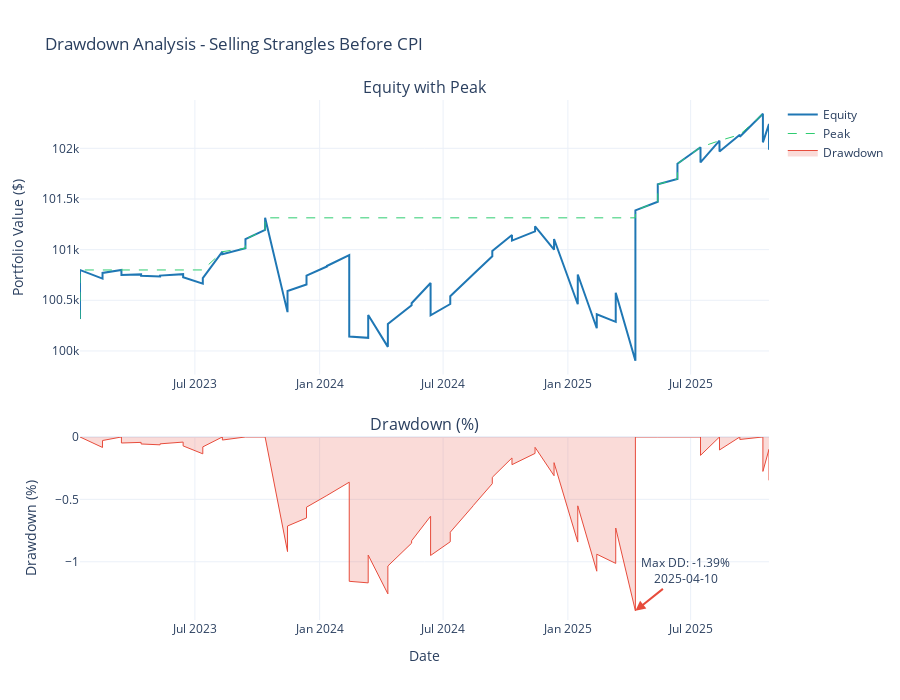

This figure's notebook cell:
### Markdown cell above
## 📉 Drawdown Analysis

Visualize the drawdown pattern to understand the strategy's downside risk:

### Code cell
# Calculate drawdown
pnl_df['Peak'] = pnl_df['Equity'].cummax()
pnl_df['Drawdown'] = ((pnl_df['Equity'] - pnl_df['Peak']) / pnl_df['Peak']) * 100

# Find max drawdown
max_dd_idx = pnl_df['Drawdown'].idxmin()
max_dd_date = pnl_df.loc[max_dd_idx, 'Date']
max_dd_value = pnl_df.loc[max_dd_idx, 'Drawdown']

# Create subplots
fig = make_subplots(
    rows=2, cols=1,
    subplot_titles=('Equity with Peak', 'Drawdown (%)'),
    row_heights=[0.6, 0.4],
    vertical_spacing=0.12
)

# Equity and Peak
fig.add_trace(
    go.Scatter(
        x=pnl_df['Date'],
        y=pnl_df['Equity'],
        mode='lines',
        name='Equity',
        line=dict(color='#1f77b4', width=2)
    ),
    row=1, col=1
)

fig.add_trace(
    go.Scatter(
        x=pnl_df['Date'],
        y=pnl_df['Peak'],
        mode='lines',
        name='Peak',
        line=dict(color='#2ecc71', width=1, dash='dash')
    ),
    row=1, col=1
)

# Drawdown
fig.add_trace(
    go.Scatter(
        x=pnl_df['Date'],
        y=pnl_df['Drawdown'],
        mode='lines',
        name='Drawdown',
        fill='tozeroy',
        line=dict(color='#e74c3c', width=1),
        fillcolor='rgba(231, 76, 60, 0.2)'
    ),
    row=2, col=1
)

# Add annotation for max drawdown
fig.add_annotation(
    x=max_dd_date,
    y=max_dd_value,
    text=f"Max DD: {max_dd_value:.2f}%<br>{max_dd_date.strftime('%Y-%m-%d')}",
    showarrow=True,
    arrowhead=2,
    arrowsize=1,
    arrowwidth=2,
    arrowcolor="#e74c3c",
    ax=50,
    ay=-40,
    row=2, col=1
)

fig.update_xaxes(title_text="Date", row=2, col=1)
fig.update_yaxes(title_text="Portfolio Value ($)", row=1, col=1)
fig.update_yaxes(title_text="Drawdown (%)", row=2, col=1)

fig.update_layout(
    title_text='Drawdown Analysis - Selling Strangles Before CPI',
    height=700,
    hovermode='x unified',
    template='plotly_white',
    showlegend=True
)

fig.show()

print(f"\n📊 Maximum Drawdown: {max_dd_value:.2f}% on {max_dd_date.strftime('%Y-%m-%d')}")
